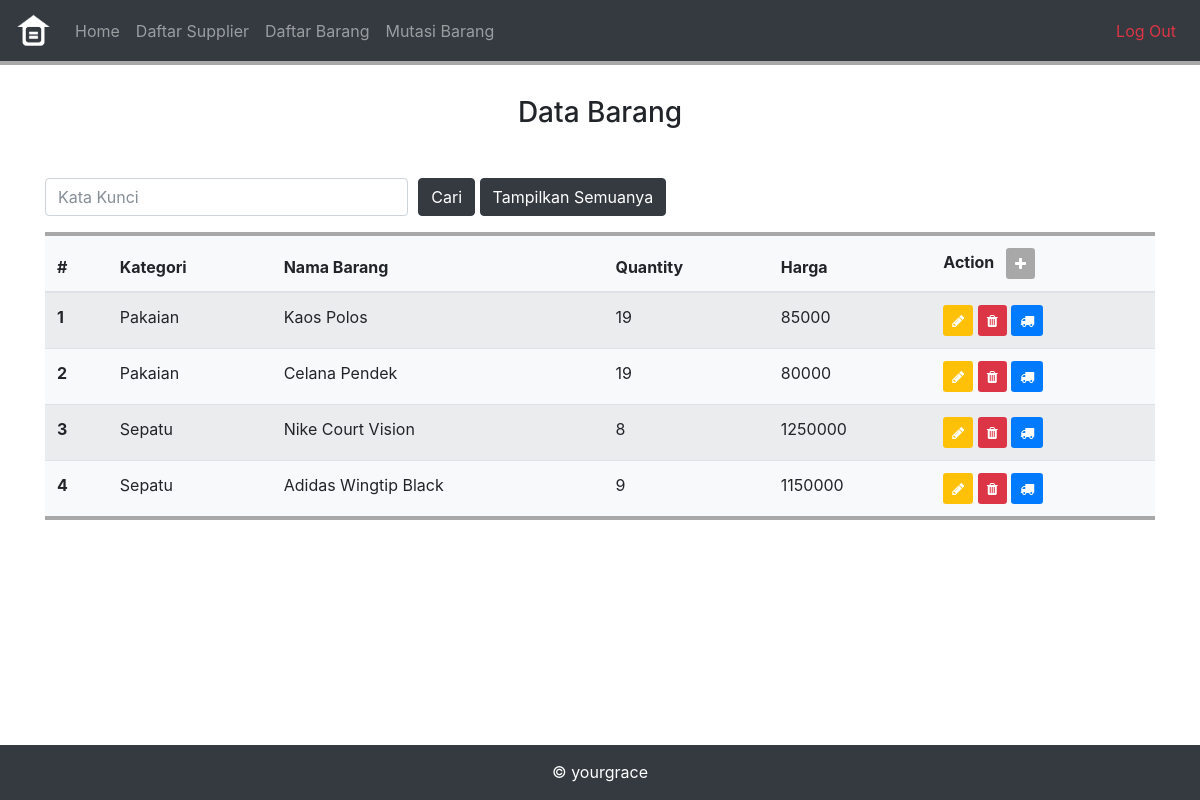
Page /barang.php (signed in) on the committed database.
### tables this page shows
CREATE TABLE `m_item` (
  `item_id` int(11) NOT NULL,
  `item_code` varchar(20) NOT NULL,
  `item_name` varchar(100) NOT NULL,
  `item_quantity` int(11) NOT NULL,
  `item_price` int(11) NOT NULL,
  `item_supplier_id` int(11) NOT NULL
);

### barang.php (the view, shortened to what this page needs)
<!DOCTYPE html>
<html>
	<head>
		<link rel="stylesheet" href="assets/css/bootstrap.min.css">
		<link rel="stylesheet" href="assets/css/style.css">
		<link rel="stylesheet" href="assets/fonts/css/font-awesome.min.css">
	</head>
	<body>
		<?php include "header.php"; ?>
		<div class="container table-responsive mt-5 mb-5">
			<div class="font-weight-bold text-center mt-5 mb-5">
				<h3>Data Barang</h3>
			</div>
			<form action="<?php echo $_SERVER["PHP_SELF"];?>" method="post" class="mt-5">
				<div class="form-row">
					<div class="form-group col-md-4">
						<?php
						$kata_kunci="";
						?>
						<input type="text" name="kata_kunci" placeholder="Kata Kunci" value="<?php echo $kata_kunci;?>" class="form-control"  required/>
					</div>
					<div class="form-group col-md-8">
						<input type="submit" class="btn btn-dark" value="Cari">
						<a href="barang.php" input type="button" class="btn btn-dark">Tampilkan Semuanya<a>
					</div>
				</div>
			</form>
			<table class="table table-striped bg-light" style="border-top: #a8a8a8 4px solid; border-bottom: #a8a8a8 4px solid">
				<thead class="thead">
					<tr>
						<th scope="col">#</th>
						<th scope="col">Kategori</th>
						<th scope="col">Nama Barang</th>
						<th scope="col">Quantity</th>
						<th scope="col">Harga</th>
						<th scope="col">Action <a type="button" class="btn btn-sm ml-2" href="javascript:void(0)" onclick="modal_barang()" style="background-color: #a8a8a8"><i class="fa fa-plus" style="color: #fff"></i></a></th>
					</tr>
				</thead>
				<?php
					include "koneksi.php";
					if (isset($_POST['kata_kunci'])) {
						$kata_kunci=trim($_POST['kata_kunci']);
						$sql="select * from m_item where item_code like '%".$kata_kunci."%' or item_name like '%".$kata_kunci."%' or item_price like '%".$kata_kunci."%' order by item_code asc";
					}else {
						$sql="select * from m_item order by item_code asc";
					}
				?>
				<tbody>
					<?php $no=1;
					$hasil=mysqli_query($koneksi,$sql);
					while ($databarang = mysqli_fetch_array($hasil)) { ?>
					<tr>
						<th scope="row"><?php echo $no; ?></th>
						<td><?php echo $databarang['item_code']; ?></td>
						<td><?php echo $databarang['item_name']; ?></td>
						<td id="tablequantity"><?php echo $databarang['item_quantity']; ?></td>
						<td><?php echo $databarang['item_price']; ?></td>
						<td>
							<a href="javascript:void(0)" onclick="edit_barang('<?php echo $databarang['item_id']?>')" class="btn btn-sm bg-warning" title="Edit"><i class="fa fa-pencil" style="color: #fff"></i></a>
							<a href="processbarang.php?do=delete&id=<?php echo $databarang['item_id']?>" class="btn btn-sm bg-danger" title="Hapus!"><i class="fa fa-trash" style="color: #fff"></i></a>
							<a href="javascript:void(0)" onclick="mutasi_barang('<?php echo $databarang['item_id']?>')" class="btn btn-sm bg-primary" title="Mutasi!"><i class="fa fa-truck" style="color: #fff"></i></a>
						</td>
					</tr>
					<?php $no++; } ?>
				</tbody>
			</table>
		</div>
		<?php include "footer.php"; ?>
	</body>
</html>

### rows in the picture
m_item: item_code "Pakaian", item_name "Kaos Polos", item_quantity "19", item_price "85000"
m_item: item_code "Pakaian", item_name "Celana Pendek", item_quantity "19", item_price "80000"
m_item: item_code "Sepatu", item_name "Nike Court Vision", item_quantity "8", item_price "1250000"
m_item: item_code "Sepatu", item_name "Adidas Wingtip Black", item_quantity "9", item_price "1150000"
